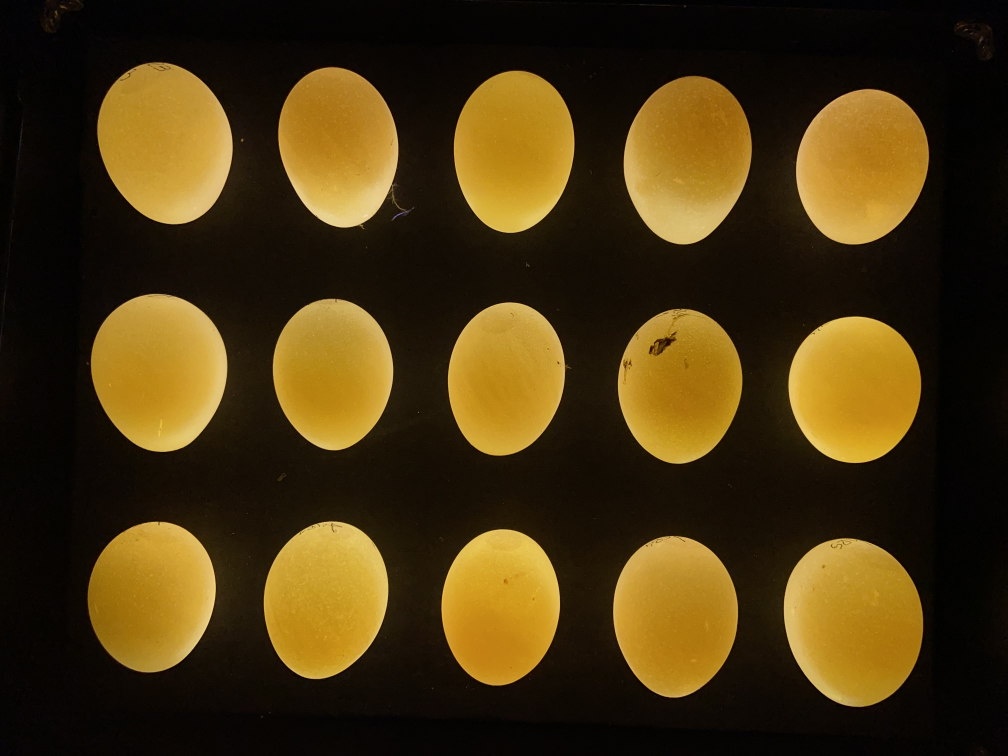
#> input picture Imagens/0 dias/IMG_0069-3.jpg, 4032 x 3024 px (shown at 1/4 size)
$ python main.py
#> lines starting #> are read from the running program, lines starting #| are printed output that depends on the picture
### chat_assistant.py
import os
import PIL.Image

class ChatAssistant:
    def __init__(self, chat_model):
        self.chat_model = chat_model

    def pre_treino(self):
        # Executa o pré-treino e armazena as mensagens enviadas no pré-treino
        print("Iniciando o Pré-treino...")

        self.chat_model.send_message("Classifique visualmente a qualidade de 15 ovos de galinha em uma imagem de ovoscopia. Avalie a condição da casca, identificando defeitos como rachaduras, manchas ou deformações, e atribua uma nota de 1 a 4 para cada ovo, onde 1 representa a melhor qualidade e 4 a pior. Sempre retorne a classificação no formato de uma grade 5x3.")
        self.chat_model.send_message("Caso o usuário não lhe forneça uma imagem, você deve solicitar")

        #self.chat_model.send_message("A ordem de classificação seria a seguinte:\n1: Ovos perfeitos\n2:Ovos com riscos de caneta\n3:Ovos Sujos\n4:Ovos quebrados ou trincados")

        self.chat_model.send_message("A leitura da imagem deve ser de cima para baixo, da esquerda para direita.\nSegue a ordem de leitura no formato 5x3:\n1º 4º 7º 10º 13º\n2º 5º 8º 11º 14º\n3º 6º 9º 12º 15º")

        imagem_exemplo1 = PIL.Image.open('Imagens/0 dias/IMG_0069-3.jpg')
#> imagem_exemplo1 is the input picture: PIL image 4032x3024 RGB; mean R, G, B 71.5, 53.3, 17
        self.chat_model.send_message(["Essa imagem é um exemplo: O primeiro ovo está riscado com caneta, o segundo é um ovo perfeito, e o décimo primeiro está sujo.\nComo resultado, teriamos:\n2 1 1 1 1\n2 2 1 3 2\n2 2 1 2 2", imagem_exemplo1])

        imagem_exemplo2 = PIL.Image.open('Imagens/0 dias/IMG_0077-11.jpg')
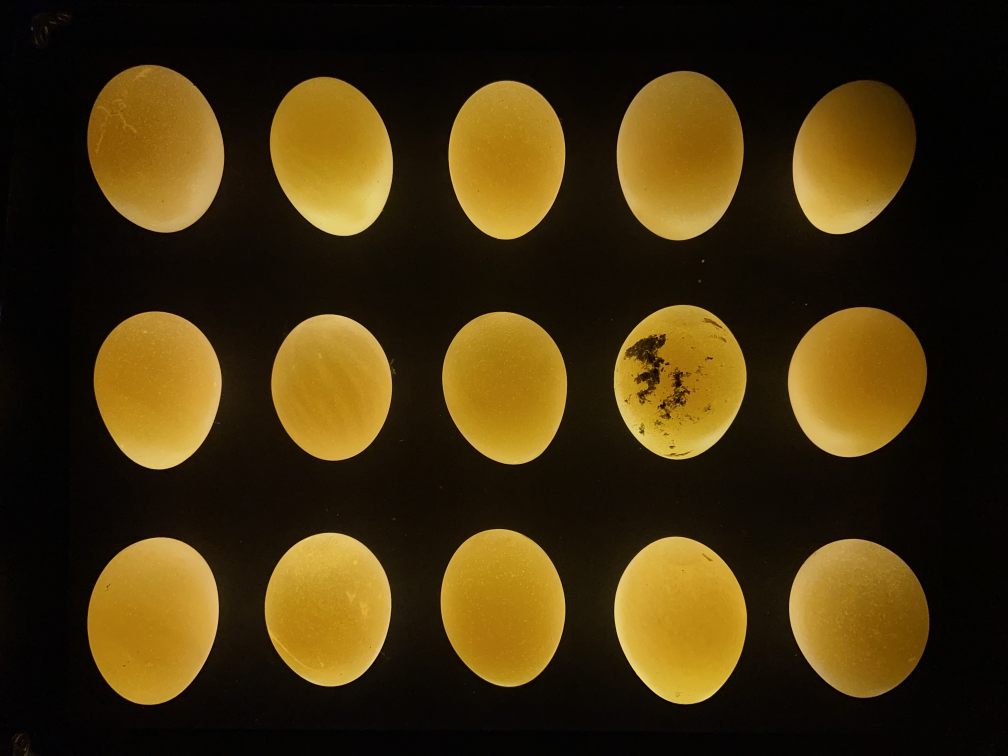
#> input picture Imagens/0 dias/IMG_0077-11.jpg, 4032 x 3024 px (shown at 1/4 size)
#> imagem_exemplo2 is the input picture: PIL image 4032x3024 RGB; mean R, G, B 65, 48.4, 14
        self.chat_model.send_message(["Outro exemplo: lendo da forma pré-estabelecida, ou seja, de cima para baixo, da esquerda para direita, temos:\nO primeiro ovo está levemente trincado\nDo segundo ao décimo são ovos sem defeitos\nO décimo primeiro está sujo.\nDo décimo segundo ao décimo quinto, são sem defeitos.\nComo resultado, teriamos:\n4 1 1 1 1\n1 1 1 3 1\n1 1 1 1 1", imagem_exemplo2])

        imagem_exemplo3 = PIL.Image.open('Imagens/0 dias/IMG_0074-8.jpg')
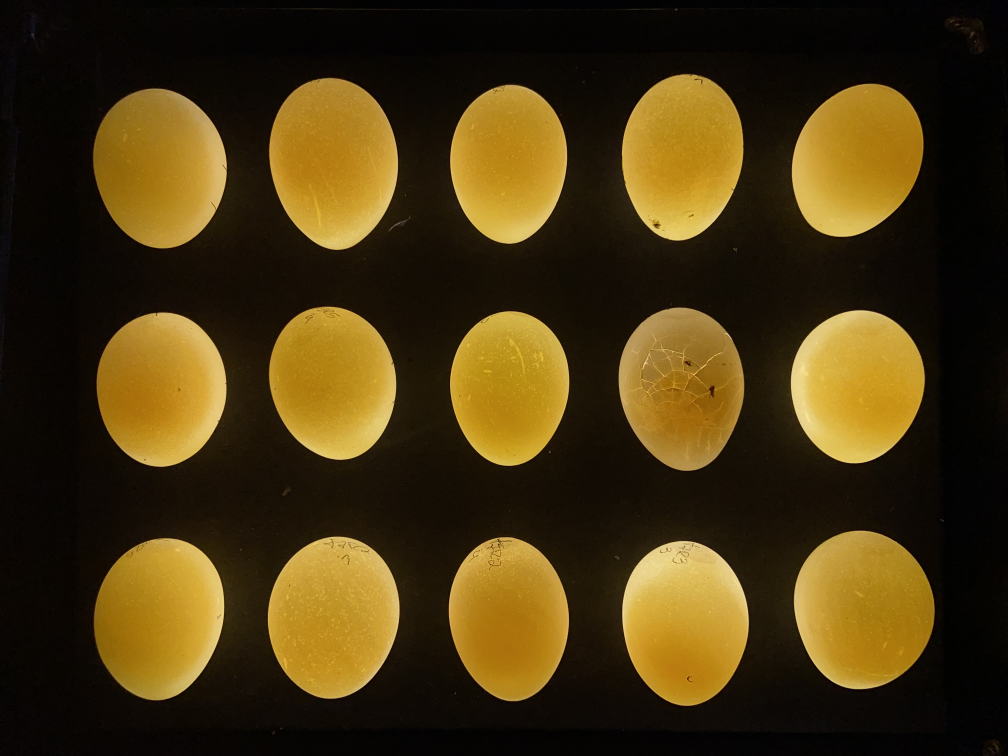
#> input picture Imagens/0 dias/IMG_0074-8.jpg, 4032 x 3024 px (shown at 1/4 size)
#> imagem_exemplo3 is the input picture: PIL image 4032x3024 RGB; mean R, G, B 71.5, 54.4, 17.6
        self.chat_model.send_message(["Outro exemplo: O primeiro aparenta estar riscado\nO segundo não tem defeitos\nO terceiro tem um risco de caneta\nO quarto não tem defeito\nDo quinto ao nono, possuem riscos de caneta\nO décimo se encontra sujo\nO décimo primeiro está trincado\nO décimo segundo está riscado com caneta\nDo décimo terceiro ao décimo quinto, não tem defeitos.\nComo resultado, teriamos:\n2 1 2 3 1\n1 2 2 4 1\n2 2 2 2 1", imagem_exemplo3])

        imagem_exemplo4 = PIL.Image.open('Imagens/0 dias/IMG_0066-1.jpg')
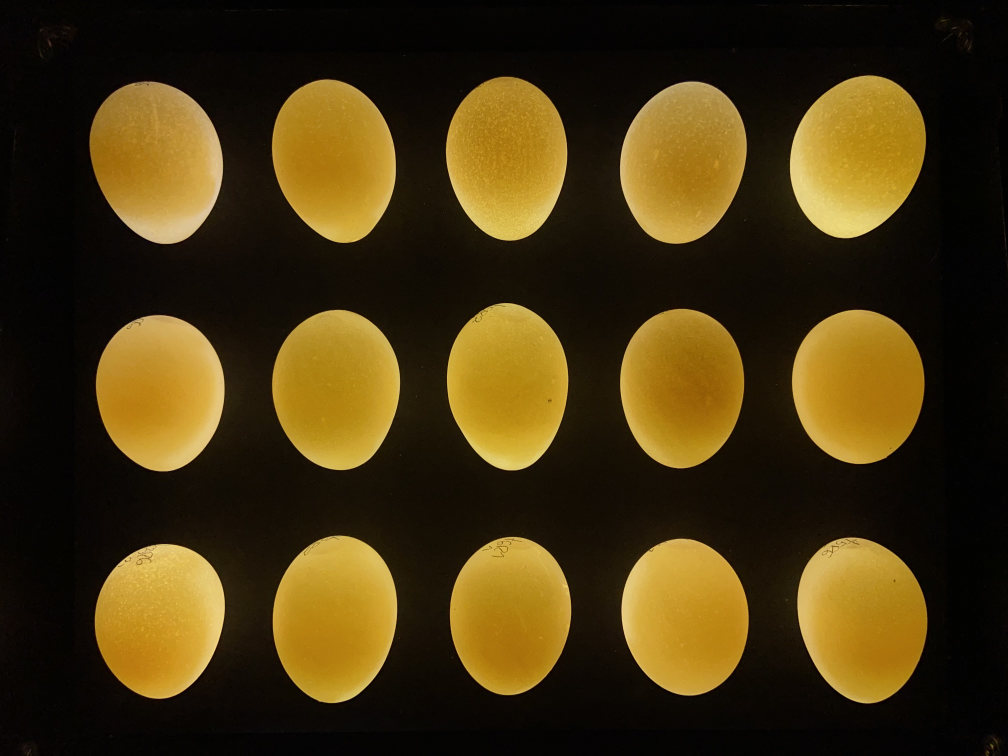
#> input picture Imagens/0 dias/IMG_0066-1.jpg, 4032 x 3024 px (shown at 1/4 size)
#> imagem_exemplo4 is the input picture: PIL image 4032x3024 RGB; mean R, G, B 69.8, 53.3, 17.1
        self.chat_model.send_message(["Classificação:\n1 1 1 1 1\n2 1 2 1 1\n2 2 2 1 2", imagem_exemplo4])

        imagem_exemplo5 = PIL.Image.open('Imagens/0 dias/IMG_0067-2.jpg')
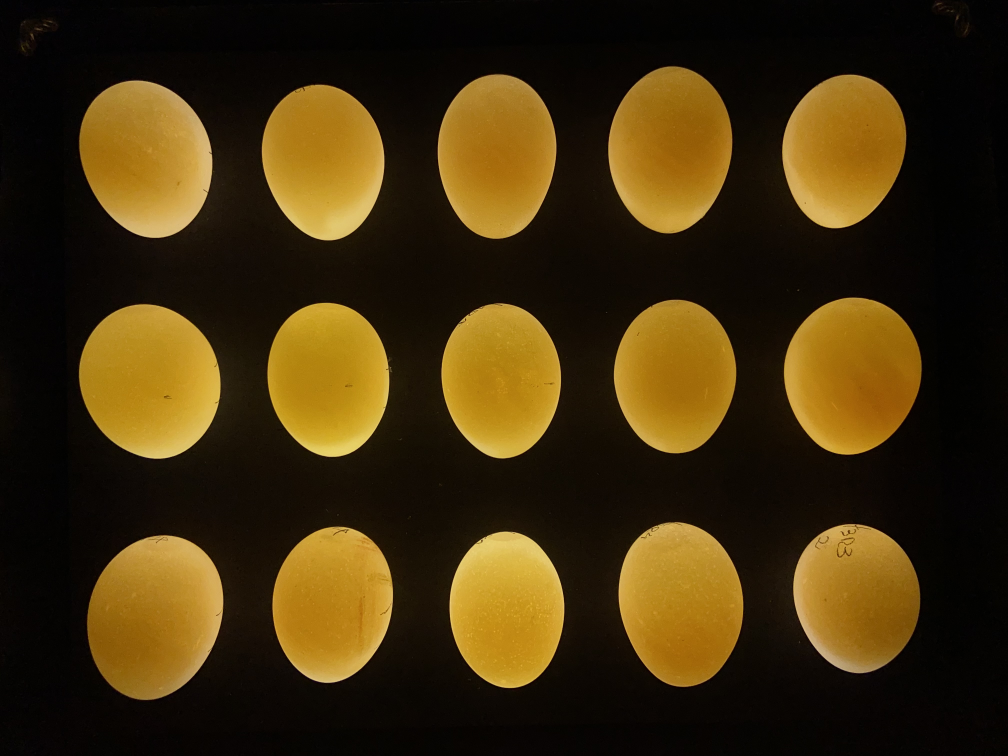
#> input picture Imagens/0 dias/IMG_0067-2.jpg, 4032 x 3024 px (shown at 1/4 size)
#> imagem_exemplo5 is the input picture: PIL image 4032x3024 RGB; mean R, G, B 64.8, 47.3, 13.7
        self.chat_model.send_message(["Classificação:\n1 2 1 1 1\n1 1 2 1 1\n2 2 2 2 2", imagem_exemplo4])

        imagem_exemplo6 = PIL.Image.open('Imagens/0 dias/IMG_0075-9.jpg')
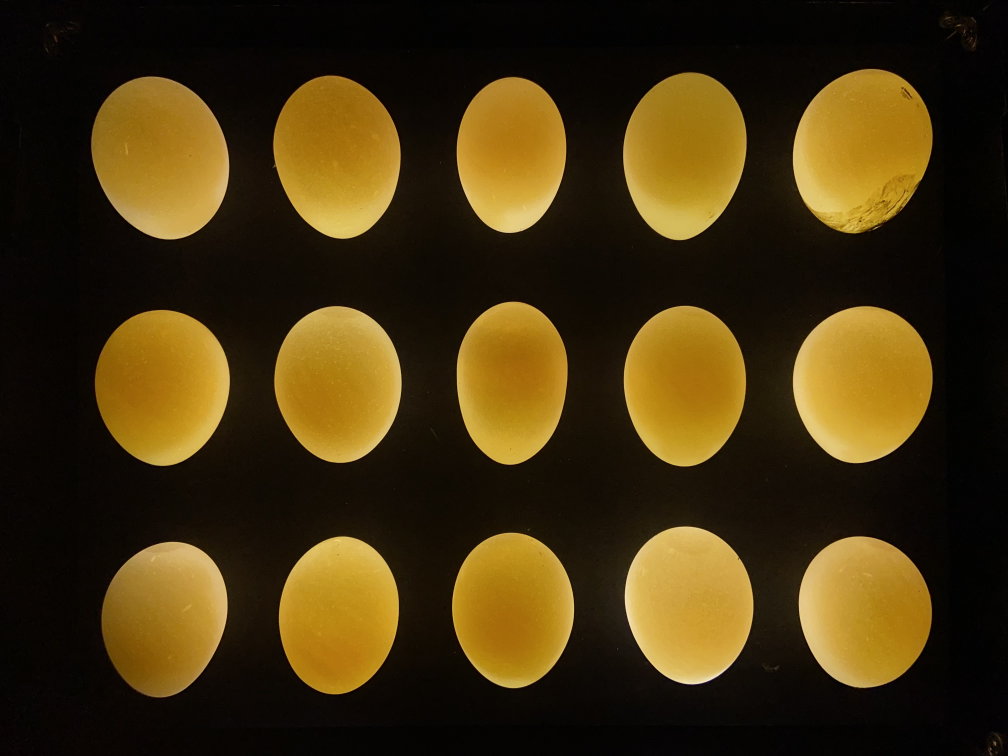
#> input picture Imagens/0 dias/IMG_0075-9.jpg, 4032 x 3024 px (shown at 1/4 size)
#> imagem_exemplo6 is the input picture: PIL image 4032x3024 RGB; mean R, G, B 67.6, 50.7, 15.8
        self.chat_model.send_message(["Classificação:\n2 1 1 1 1\n1 1 1 3 1\n1 2 1 2 2", imagem_exemplo4])

#> (the run stopped early here; a loop or call above may not have finished)
